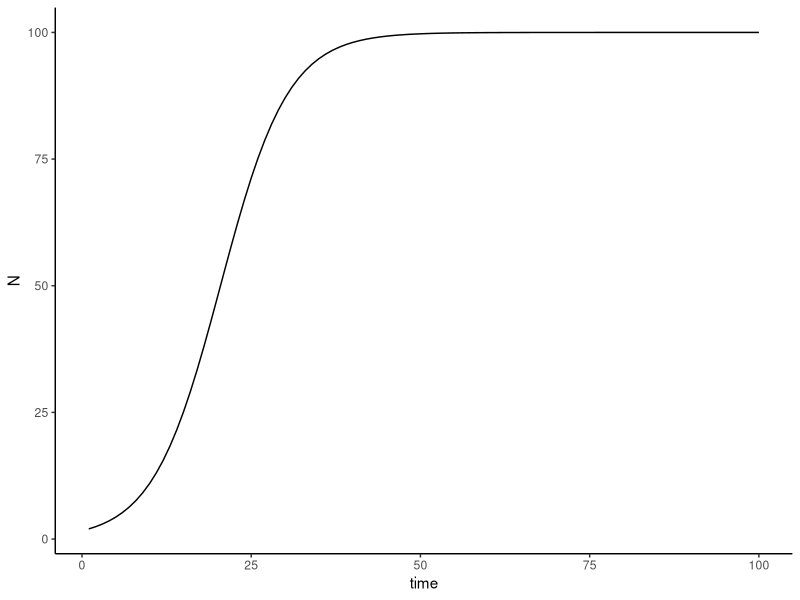

Here is the R script that generated this plot:
## ---- chunk 1
### Load the deSolve package and ggplot2 for plotting
library(deSolve)
library(ggplot2)

### Custom function that defines the model differential equations
# the ode function we will use for simulating the model requires the function be defined 
# with the arguments for time, state variable vector, and parameter vector be provided in that order
# ode also requires that the dy/dt's be returned as a list
ddSim<-function(t,y,p){
  # "unpack" vectors containing state variables (y) and parameters (p)
  N=y
  r=p[1]
  K=p[2]
  
  # calculate change in state variables with time, given parameter values 
  # and current value of state variables
  dNdt=r*(1-N/K)*N
  
  # return list containing change in state variables with time
  return(list(dNdt))
}

### Define parameters, initial values for state variables, and time steps
params=c(0.2,100)
N0=2
times=1:100

### Simulate the model using ode()
modelSim=ode(y=N0,times=times,func=ddSim,parms=params)

# modelSim is a variable that contains a deSolve object
# this contains some attributes about the way the simulation was conducted, but the key content is a
# matrix with time as the first column and model state variables in subsequent columns

# convert to a dataframe for plotting purposes
modelOutput=data.frame(time=modelSim[,1],N=modelSim[,2])

# plot output of simulation
ggplot(modelOutput,aes(x=time,y=N))+geom_line()+theme_classic()
